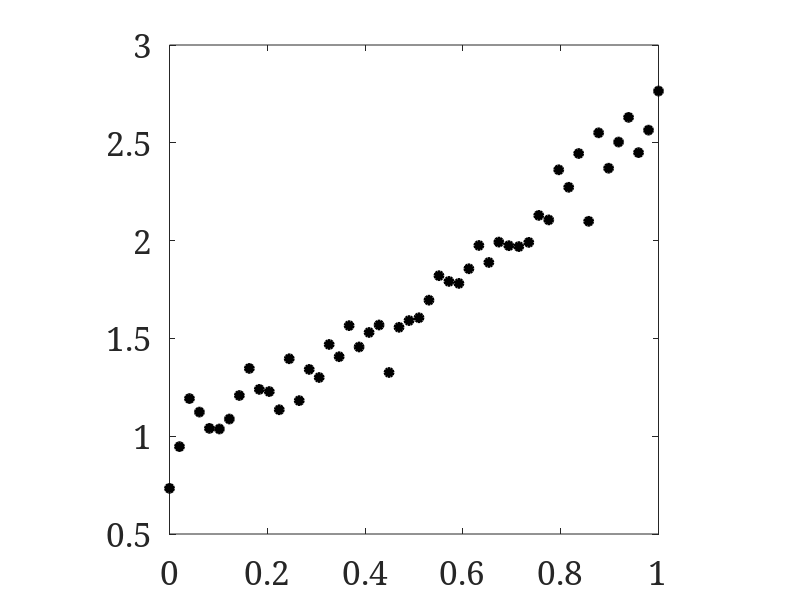
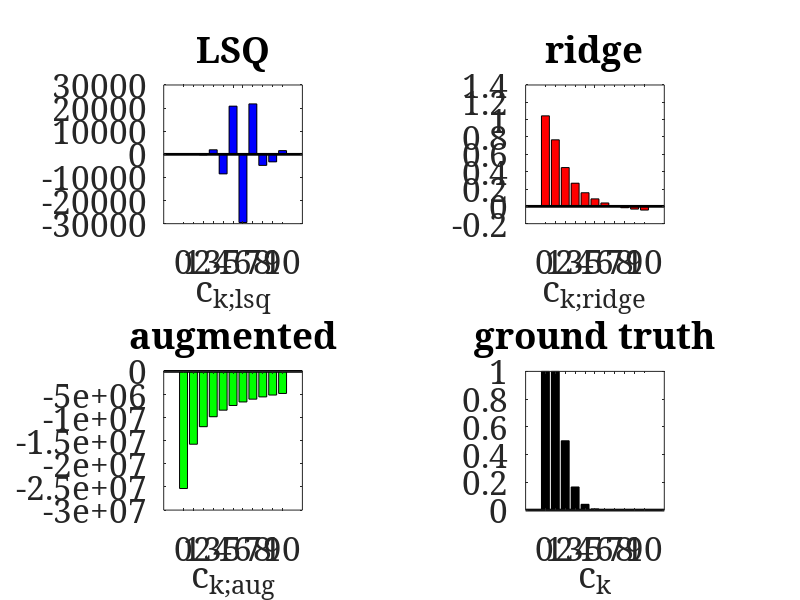

Recreate these plots in MATLAB, in order.
set(0, 'DefaultAxesFontSize', 24);
set(0, 'DefaultFigureColor', 'w');
set(0,'defaultAxesFontName', 'serif')
set(0, 'DefaultLineLineWidth', 2);
clear 

N = 50;                     % number of data points
rng(1)
x = linspace(0,1,N)';       % data grid
xd = linspace(0,1,5*N)';    % dense grid
y = exp(x);                 % ground truth
data = y + 1e-1*randn(N,1);  % noisy observation

figure(1)
plot(x,data,'ko','MarkerFaceColor','k')
axis square
%%
p = 10;
X = zeros(size(x,1),p+1);
Xd = zeros(size(xd,1),p+1);
for k = 0:p
    X(:,k+1) = x.^k;
    Xd(:,k+1) = xd.^k;
end
% least squares
c_lsq = (X'*X)\(X'*data);
% ridge regression
lambda = 1e0;
c_ridge = (lambda * X'*X + eye(p+1,p+1))\(X'*data);

% duality
c_aug = rand(size(c_ridge));
lambda_aug = rand(size(X,1),1);
numIter = 40;
for k = 1:numIter
    % compute c search step
    c_aug = -1/2*X'*lambda_aug;
    % improve lambda_aug 
    lambda_aug = lambda_aug - 1/100*(X*c_aug-data);
end

figure(2),clf
subplot(2,2,1)
bar(0:length(c_lsq)-1,c_lsq,'FaceColor','b')
xlabel('c_{k;lsq}'), axis square, title('LSQ')

subplot(2,2,2)
bar(0:length(c_ridge)-1,c_ridge,'FaceColor','r')
xlabel('c_{k;ridge}'), axis square, title('ridge')

subplot(2,2,3)
bar(0:length(c_aug)-1,c_aug,'FaceColor','g')
xlabel('c_{k;aug}'), axis square, title('augmented')

subplot(2,2,4)
bar(0:length(c_ridge)-1,1./gamma(1:length(c_ridge)),'FaceColor','k')
axis square, title('ground truth')
xlabel('c_{k}')
